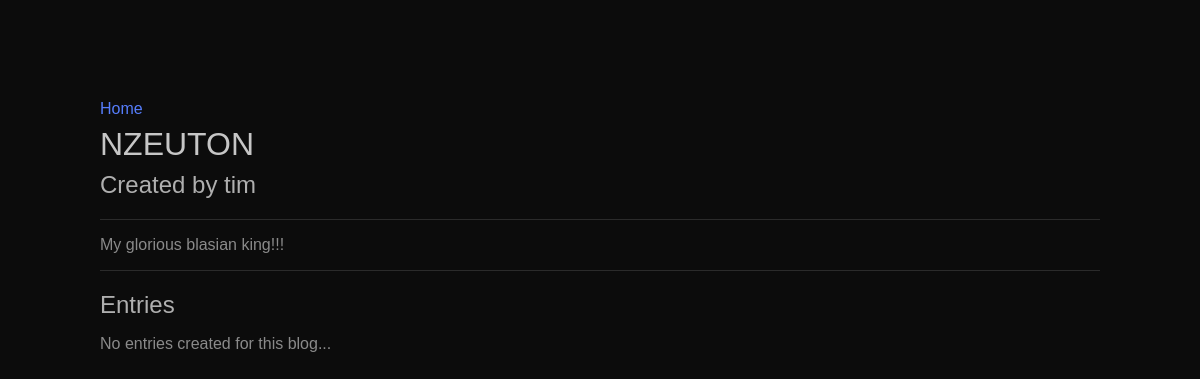
Page /blogs/4 on the committed database.
### tables this page shows
CREATE TABLE blogs (
    id INTEGER PRIMARY KEY AUTOINCREMENT,
    title TEXT NOT NULL,
    description TEXT,
    category_id INTEGER,
    author_id INTEGER,
    FOREIGN KEY (category_id) REFERENCES categories(id) ON DELETE CASCADE,
    FOREIGN KEY (author_id) REFERENCES users(id) ON DELETE CASCADE
);

CREATE TABLE users (
    id INTEGER PRIMARY KEY AUTOINCREMENT,
    username TEXT NOT NULL UNIQUE COLLATE NOCASE,
    password TEXT NOT NULL,
    salt TEXT NOT NULL,
    email TEXT NOT NULL UNIQUE COLLATE NOCASE
);

### blog_routes.py (the view)
@app.route("/blogs/<int:blog_id>")
def blog_detail(blog_id):
    conn = sqlite3.connect(DB_FILE)
    c = conn.cursor()
    c.execute("SELECT title, description, author_id FROM blogs WHERE id = ?", (blog_id,))
    blog_content = c.fetchone()
    c.execute("SELECT username FROM users WHERE id = ?", (blog_content[2],))
    author_username = c.fetchone()
    c.execute("SELECT * FROM posts WHERE blog_id=?",(blog_id,))
    entries = c.fetchall()
    conn.close()
    is_owner = (sign_in_state(session) and author_username[0] == session['user'][1])
    if blog_content:
        title, description, author_id = blog_content
        return render_template("blogs/blog_post.html", is_owner = is_owner, title=title, description=description, author = author_username[0], blog_id=blog_id, entries = entries)
    else:
        return render_template("404.html"), 404

### auth.py (called while the page is built)
def sign_in_state(session):
    return 'user' in session.keys() and session['user'] is not None

### templates/blogs/blog_post.html (shortened to what this page needs)
<!DOCTYPE html>
<html lang="en">
<head>
    <link href="{{ url_for('static', filename='styles.css') }}" rel="stylesheet" type="text/css">
    <link href="https://use.typekit.net/gma7sba.css" rel="stylesheet">
</head>
<body>
    <header>
        <p><a href="/">Home</a></p>
        <h1>{{ title }}</h1>
        <h2>Created by {{ author }}</h2>
    </header>
<div class="divider"></div>
    <section class="blog-content">
        <div class="blog-description">
            <p>{{ description }}</p>
        </div>
        <div class="divider"></div>
        <div class = "blog-entries">
        <div class="entry-header">
            <h2>Entries</h2>
        </div>
            {% if entries %}
            <p>Each entry is an individual article or post within this blog.</p>
            {% for entry in entries %}
                <div class="blog-post">
                <h3><a href = "{{ url_for('view_entry', blog_id=blog_id, entry_id=entry[0])}}" >{{entry[1]}}</a></h3>
                <p>Created on {{entry[2]}}</p>
                </div>
            {% endfor %}
            {% else %}
                <p>No entries created for this blog...</p>
            {% endif %}
        </div>
    </section>
</body>
</html>

### static/styles.css (style rules this page uses)
body { margin: 100px; background-color: rgb(12, 12, 12); font-family: "aktiv-grotesk", sans-serif; }
* { font-family: "aktiv-grotesk", sans-serif; box-sizing: border-box; }
.entry-header { display: flex; justify-content: space-between; align-content: center; margin-bottom: -20px; flex-wrap: wrap; }
.divider { height: 1px; width: 100%; background-color: #2b2b2b; }
a { color: #567dfb; text-decoration: none; }
h1 { color: rgb(198, 198, 198); line-height: 10px; font-weight: 400; font-family: "aktiv-grotesk-extended", sans-serif; text-transform: uppercase; }
h2 { color: rgb(175, 175, 175); font-weight: 400; }
p { color: rgb(138, 138, 138); font-weight: 400; }

### rows in the picture
blogs: title "NZEUTON", description "My glorious blasian king!!!"
users: username "tim"
